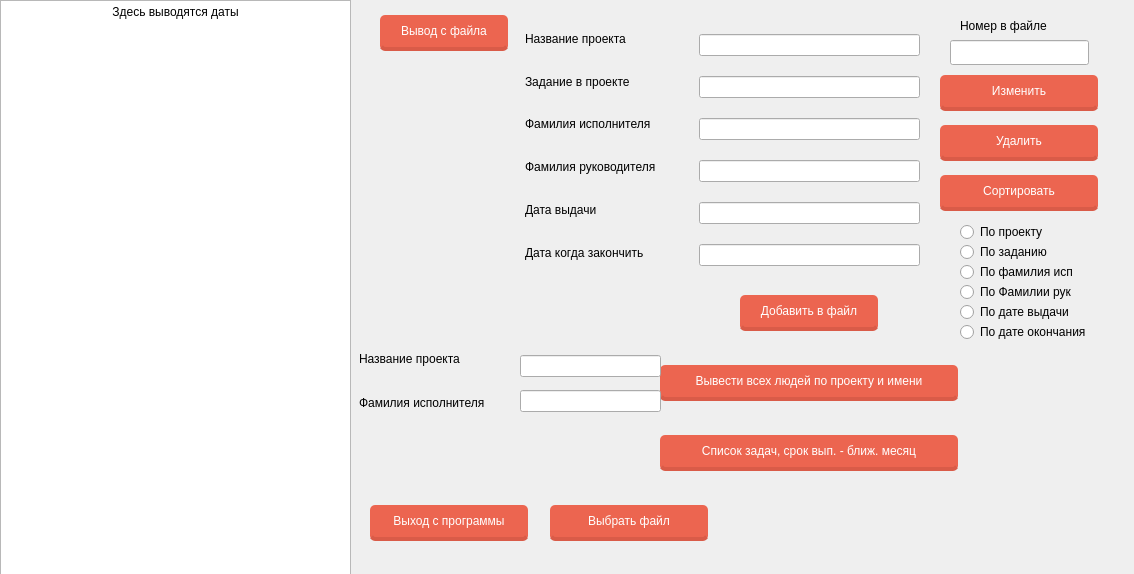
<?xml version="1.0" encoding="UTF-8"?>
<ui version="4.0">
 <class>MainWindow</class>
 <widget class="QMainWindow" name="MainWindow">
  <property name="geometry">
   <rect>
    <x>0</x>
    <y>0</y>
    <width>1134</width>
    <height>574</height>
   </rect>
  </property>
  <property name="windowTitle">
   <string>MainWindow</string>
  </property>
  <widget class="QWidget" name="centralwidget">
   <widget class="QLabel" name="label">
    <property name="geometry">
     <rect>
      <x>-90</x>
      <y>20</y>
      <width>301</width>
      <height>571</height>
     </rect>
    </property>
    <property name="text">
     <string/>
    </property>
   </widget>
   <widget class="QPushButton" name="pushButton">
    <property name="geometry">
     <rect>
      <x>380</x>
      <y>10</y>
      <width>131</width>
      <height>41</height>
     </rect>
    </property>
    <property name="styleSheet">
     <string notr="true">float: rigth;
margin-right: 3%;
margin-top: 5px;
border-radius: 5px;
-moz-border-radius: 5px;
-webkit-border-radius: 5px;
padding: 5px 9px;
font-size: 1.2em;
background-color: rgba(236, 101, 80, 1);
text-shadow: #4545545 0 0 2px;
border-bottom: 4px solid rgba(217, 91, 72, 1);
color: white;
font-family: 'Roboto Slab', serif;</string>
    </property>
    <property name="text">
     <string>Вывод с файла</string>
    </property>
   </widget>
   <widget class="QWidget" name="verticalLayoutWidget">
    <property name="geometry">
     <rect>
      <x>699</x>
      <y>20</y>
      <width>221</width>
      <height>261</height>
     </rect>
    </property>
    <layout class="QVBoxLayout" name="verticalLayout">
     <item>
      <widget class="QLineEdit" name="lineEdit">
       <property name="text">
        <string/>
       </property>
      </widget>
     </item>
     <item>
      <widget class="QLineEdit" name="lineEdit_2">
       <property name="text">
        <string/>
       </property>
      </widget>
     </item>
     <item>
      <widget class="QLineEdit" name="lineEdit_3">
       <property name="text">
        <string/>
       </property>
      </widget>
     </item>
     <item>
      <widget class="QLineEdit" name="lineEdit_4">
       <property name="text">
        <string/>
       </property>
      </widget>
     </item>
     <item>
      <widget class="QLineEdit" name="lineEdit_5">
       <property name="text">
        <string/>
       </property>
      </widget>
     </item>
     <item>
      <widget class="QLineEdit" name="lineEdit_6">
       <property name="text">
        <string/>
       </property>
      </widget>
     </item>
    </layout>
   </widget>
   <widget class="QPushButton" name="pushButton_2">
    <property name="geometry">
     <rect>
      <x>740</x>
      <y>290</y>
      <width>141</width>
      <height>41</height>
     </rect>
    </property>
    <property name="styleSheet">
     <string notr="true">float: rigth;
margin-right: 3%;
margin-top: 5px;
border-radius: 5px;
-moz-border-radius: 5px;
-webkit-border-radius: 5px;
padding: 5px 9px;
font-size: 1.2em;
background-color: rgba(236, 101, 80, 1);
text-shadow: #4545545 0 0 2px;
border-bottom: 4px solid rgba(217, 91, 72, 1);
color: white;
font-family: 'Roboto Slab', serif;</string>
    </property>
    <property name="text">
     <string>Добавить в файл</string>
    </property>
   </widget>
   <widget class="QPushButton" name="pushButton_3">
    <property name="geometry">
     <rect>
      <x>370</x>
      <y>500</y>
      <width>161</width>
      <height>41</height>
     </rect>
    </property>
    <property name="styleSheet">
     <string notr="true">float: rigth;
margin-right: 3%;
margin-top: 5px;
border-radius: 5px;
-moz-border-radius: 5px;
-webkit-border-radius: 5px;
padding: 5px 9px;
font-size: 1.2em;
background-color: rgba(236, 101, 80, 1);
text-shadow: #4545545 0 0 2px;
border-bottom: 4px solid rgba(217, 91, 72, 1);
color: white;
font-family: 'Roboto Slab', serif;</string>
    </property>
    <property name="text">
     <string>Выход с программы</string>
    </property>
   </widget>
   <widget class="QTextBrowser" name="textBrowser">
    <property name="geometry">
     <rect>
      <x>0</x>
      <y>0</y>
      <width>351</width>
      <height>621</height>
     </rect>
    </property>
    <property name="html">
     <string>&lt;!DOCTYPE HTML PUBLIC &quot;-//W3C//DTD HTML 4.0//EN&quot; &quot;http://www.w3.org/TR/REC-html40/strict.dtd&quot;&gt;
&lt;html&gt;&lt;head&gt;&lt;meta name=&quot;qrichtext&quot; content=&quot;1&quot; /&gt;&lt;meta charset=&quot;utf-8&quot; /&gt;&lt;style type=&quot;text/css&quot;&gt;
p, li { white-space: pre-wrap; }
hr { height: 1px; border-width: 0; }
li.unchecked::marker { content: &quot;\2610&quot;; }
li.checked::marker { content: &quot;\2612&quot;; }
&lt;/style&gt;&lt;/head&gt;&lt;body style=&quot; font-family:'Segoe UI'; font-size:9pt; font-weight:400; font-style:normal;&quot;&gt;
&lt;p align=&quot;center&quot; style=&quot; margin-top:0px; margin-bottom:0px; margin-left:0px; margin-right:0px; -qt-block-indent:0; text-indent:0px;&quot;&gt;Здесь выводятся даты&lt;/p&gt;&lt;/body&gt;&lt;/html&gt;</string>
    </property>
   </widget>
   <widget class="QPushButton" name="pushButton_4">
    <property name="geometry">
     <rect>
      <x>660</x>
      <y>360</y>
      <width>301</width>
      <height>41</height>
     </rect>
    </property>
    <property name="styleSheet">
     <string notr="true">float: rigth;
margin-right: 3%;
margin-top: 5px;
border-radius: 5px;
-moz-border-radius: 5px;
-webkit-border-radius: 5px;
padding: 5px 9px;
font-size: 1.2em;
background-color: rgba(236, 101, 80, 1);
text-shadow: #4545545 0 0 2px;
border-bottom: 4px solid rgba(217, 91, 72, 1);
color: white;
font-family: 'Roboto Slab', serif;</string>
    </property>
    <property name="text">
     <string>Вывести всех людей по проекту и имени</string>
    </property>
   </widget>
   <widget class="QPushButton" name="pushButton_5">
    <property name="geometry">
     <rect>
      <x>660</x>
      <y>430</y>
      <width>301</width>
      <height>41</height>
     </rect>
    </property>
    <property name="styleSheet">
     <string notr="true">float: rigth;
margin-right: 3%;
margin-top: 5px;
border-radius: 5px;
-moz-border-radius: 5px;
-webkit-border-radius: 5px;
padding: 5px 9px;
font-size: 1.2em;
background-color: rgba(236, 101, 80, 1);
text-shadow: #4545545 0 0 2px;
border-bottom: 4px solid rgba(217, 91, 72, 1);
color: white;
font-family: 'Roboto Slab', serif;</string>
    </property>
    <property name="text">
     <string>Список задач, срок вып. - ближ. месяц</string>
    </property>
   </widget>
   <widget class="QWidget" name="verticalLayoutWidget_2">
    <property name="geometry">
     <rect>
      <x>520</x>
      <y>348</y>
      <width>141</width>
      <height>71</height>
     </rect>
    </property>
    <layout class="QVBoxLayout" name="verticalLayout_2">
     <item>
      <widget class="QLineEdit" name="lineEdit_7">
       <property name="text">
        <string/>
       </property>
      </widget>
     </item>
     <item>
      <widget class="QLineEdit" name="lineEdit_8">
       <property name="text">
        <string/>
       </property>
      </widget>
     </item>
    </layout>
   </widget>
   <widget class="QLineEdit" name="lineEdit_9">
    <property name="geometry">
     <rect>
      <x>950</x>
      <y>40</y>
      <width>139</width>
      <height>25</height>
     </rect>
    </property>
    <property name="text">
     <string/>
    </property>
   </widget>
   <widget class="QPushButton" name="pushButton_6">
    <property name="geometry">
     <rect>
      <x>940</x>
      <y>70</y>
      <width>161</width>
      <height>41</height>
     </rect>
    </property>
    <property name="styleSheet">
     <string notr="true">float: rigth;
margin-right: 3%;
margin-top: 5px;
border-radius: 5px;
-moz-border-radius: 5px;
-webkit-border-radius: 5px;
padding: 5px 9px;
font-size: 1.2em;
background-color: rgba(236, 101, 80, 1);
text-shadow: #4545545 0 0 2px;
border-bottom: 4px solid rgba(217, 91, 72, 1);
color: white;
font-family: 'Roboto Slab', serif;</string>
    </property>
    <property name="text">
     <string>Изменить</string>
    </property>
   </widget>
   <widget class="QLabel" name="label_10">
    <property name="geometry">
     <rect>
      <x>960</x>
      <y>10</y>
      <width>131</width>
      <height>31</height>
     </rect>
    </property>
    <property name="text">
     <string>Номер в файле</string>
    </property>
   </widget>
   <widget class="QPushButton" name="pushButton_7">
    <property name="geometry">
     <rect>
      <x>940</x>
      <y>120</y>
      <width>161</width>
      <height>41</height>
     </rect>
    </property>
    <property name="styleSheet">
     <string notr="true">float: rigth;
margin-right: 3%;
margin-top: 5px;
border-radius: 5px;
-moz-border-radius: 5px;
-webkit-border-radius: 5px;
padding: 5px 9px;
font-size: 1.2em;
background-color: rgba(236, 101, 80, 1);
text-shadow: #4545545 0 0 2px;
border-bottom: 4px solid rgba(217, 91, 72, 1);
color: white;
font-family: 'Roboto Slab', serif;</string>
    </property>
    <property name="text">
     <string>Удалить</string>
    </property>
   </widget>
   <widget class="QPushButton" name="pushButton_8">
    <property name="geometry">
     <rect>
      <x>940</x>
      <y>170</y>
      <width>161</width>
      <height>41</height>
     </rect>
    </property>
    <property name="styleSheet">
     <string notr="true">float: rigth;
margin-right: 3%;
margin-top: 5px;
border-radius: 5px;
-moz-border-radius: 5px;
-webkit-border-radius: 5px;
padding: 5px 9px;
font-size: 1.2em;
background-color: rgba(236, 101, 80, 1);
text-shadow: #4545545 0 0 2px;
border-bottom: 4px solid rgba(217, 91, 72, 1);
color: white;
font-family: 'Roboto Slab', serif;</string>
    </property>
    <property name="text">
     <string>Сортировать</string>
    </property>
   </widget>
   <widget class="QRadioButton" name="radioButton">
    <property name="geometry">
     <rect>
      <x>960</x>
      <y>220</y>
      <width>131</width>
      <height>24</height>
     </rect>
    </property>
    <property name="text">
     <string>По проекту</string>
    </property>
   </widget>
   <widget class="QRadioButton" name="radioButton_2">
    <property name="geometry">
     <rect>
      <x>960</x>
      <y>240</y>
      <width>131</width>
      <height>24</height>
     </rect>
    </property>
    <property name="text">
     <string>По заданию</string>
    </property>
   </widget>
   <widget class="QRadioButton" name="radioButton_3">
    <property name="geometry">
     <rect>
      <x>960</x>
      <y>260</y>
      <width>141</width>
      <height>24</height>
     </rect>
    </property>
    <property name="text">
     <string>По фамилия исп</string>
    </property>
   </widget>
   <widget class="QRadioButton" name="radioButton_4">
    <property name="geometry">
     <rect>
      <x>960</x>
      <y>280</y>
      <width>141</width>
      <height>24</height>
     </rect>
    </property>
    <property name="text">
     <string>По Фамилии рук</string>
    </property>
   </widget>
   <widget class="QRadioButton" name="radioButton_5">
    <property name="geometry">
     <rect>
      <x>960</x>
      <y>300</y>
      <width>141</width>
      <height>24</height>
     </rect>
    </property>
    <property name="text">
     <string>По дате выдачи</string>
    </property>
   </widget>
   <widget class="QRadioButton" name="radioButton_6">
    <property name="geometry">
     <rect>
      <x>960</x>
      <y>320</y>
      <width>161</width>
      <height>24</height>
     </rect>
    </property>
    <property name="text">
     <string>По дате окончания</string>
    </property>
   </widget>
   <widget class="QPushButton" name="pushButton_9">
    <property name="geometry">
     <rect>
      <x>550</x>
      <y>500</y>
      <width>161</width>
      <height>41</height>
     </rect>
    </property>
    <property name="styleSheet">
     <string notr="true">float: rigth;
margin-right: 3%;
margin-top: 5px;
border-radius: 5px;
-moz-border-radius: 5px;
-webkit-border-radius: 5px;
padding: 5px 9px;
font-size: 1.2em;
background-color: rgba(236, 101, 80, 1);
text-shadow: #4545545 0 0 2px;
border-bottom: 4px solid rgba(217, 91, 72, 1);
color: white;
font-family: 'Roboto Slab', serif;</string>
    </property>
    <property name="text">
     <string>Выбрать файл</string>
    </property>
   </widget>
   <widget class="QWidget" name="">
    <property name="geometry">
     <rect>
      <x>525</x>
      <y>20</y>
      <width>171</width>
      <height>251</height>
     </rect>
    </property>
    <layout class="QVBoxLayout" name="verticalLayout_3">
     <item>
      <widget class="QLabel" name="label_2">
       <property name="text">
        <string>Название проекта</string>
       </property>
      </widget>
     </item>
     <item>
      <widget class="QLabel" name="label_3">
       <property name="text">
        <string>Задание в проекте</string>
       </property>
      </widget>
     </item>
     <item>
      <widget class="QLabel" name="label_4">
       <property name="text">
        <string>Фамилия исполнителя</string>
       </property>
      </widget>
     </item>
     <item>
      <widget class="QLabel" name="label_5">
       <property name="text">
        <string>Фамилия руководителя</string>
       </property>
      </widget>
     </item>
     <item>
      <widget class="QLabel" name="label_6">
       <property name="text">
        <string>Дата выдачи</string>
       </property>
      </widget>
     </item>
     <item>
      <widget class="QLabel" name="label_7">
       <property name="text">
        <string>Дата когда закончить</string>
       </property>
      </widget>
     </item>
    </layout>
   </widget>
   <widget class="QWidget" name="">
    <property name="geometry">
     <rect>
      <x>359</x>
      <y>340</y>
      <width>161</width>
      <height>81</height>
     </rect>
    </property>
    <layout class="QVBoxLayout" name="verticalLayout_4">
     <item>
      <widget class="QLabel" name="label_8">
       <property name="text">
        <string>Название проекта</string>
       </property>
      </widget>
     </item>
     <item>
      <widget class="QLabel" name="label_9">
       <property name="text">
        <string>Фамилия исполнителя</string>
       </property>
      </widget>
     </item>
    </layout>
   </widget>
  </widget>
  <widget class="QMenuBar" name="menubar">
   <property name="geometry">
    <rect>
     <x>0</x>
     <y>0</y>
     <width>1134</width>
     <height>26</height>
    </rect>
   </property>
  </widget>
 </widget>
 <resources/>
 <connections/>
</ui>
